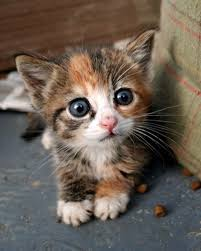
#> input picture OpenCV/konu anlatımı/tatli_kedi.png, 201 x 251 px
$ jupyter execute '6.Renk_uzayları_ve_maskeler.ipynb'
#> lines starting #> are read from the running program, lines starting #| are printed output that depends on the picture; after the words box and inside, x2 and y2 are one past the last pixel; in counts of white or black regions, pixels touching at a corner belong together
    Renk Uzayları ve Maskeler

[cell 1]
#RGB, HSV ve diğer renk uzaylarına dönüşüm
#Belirli renkleri filtreleme (renk maskeleme)
#Görüntü segmentasyonu

[cell 2]
import cv2
import numpy as np

[cell 3]
kedi=cv2.imread('tatli_kedi.png')
#> kedi is the input picture: shape (251, 201, 3); mean B, G, R 84.6, 94.9, 106.5

[cell 4]
cv2.imshow('kedicik', kedi)
cv2.waitKey(0)

[cell 5]
#RGB’den HSV’ye Dönüştürme
 #HSV (Hue-Saturation-Value) renk uzayı, renkleri daha iyi ayırmamızı sağlar.

[cell 6]
hsv = cv2.cvtColor(kedi, cv2.COLOR_BGR2HSV)
#> hsv: shape (251, 201, 3); mean H, S, V 40.9, 75.2, 110.3
cv2.imshow('HSV Görüntü', hsv)
cv2.waitKey(0)

[cell 7]
#Belirli Renkleri Filtreleme (Maskeleme)
 #Belirli bir rengi seçmek için cv2.inRange() fonksiyonunu kullanabiliriz.

[cell 8]
lower_red = np.array([0, 120, 70])
upper_red = np.array([10, 255, 255])

mask = cv2.inRange(hsv, lower_red, upper_red)
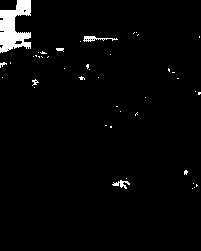
#> mask: shape (251, 201); 2.7% white; 44 white regions (38 under 20 px), largest, box (x1, y1, x2, y2) and area: (0, 0, 31, 53) 1024, (83, 36, 118, 42) 90, (112, 180, 130, 189) 70, (56, 48, 64, 52) 23, (32, 79, 39, 86) 22, (0, 62, 7, 68) 20
result = cv2.bitwise_and(kedi, kedi, mask=mask)
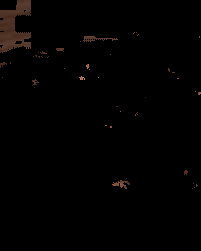
#> result: shape (251, 201, 3); mean B, G, R 1.1, 1.5, 2.3

cv2.imshow('Kirmizi Maske', result)
cv2.waitKey(0)
